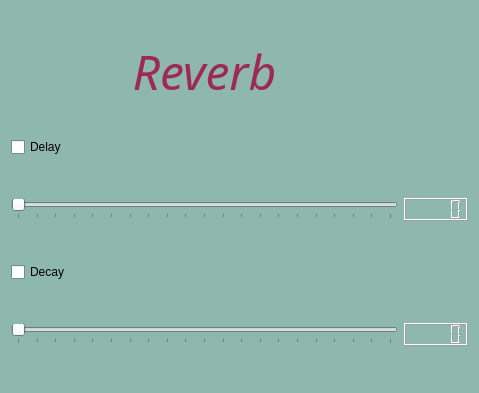
<?xml version="1.0" encoding="UTF-8"?>
<ui version="4.0">
 <class>reverbTab</class>
 <widget class="QWidget" name="reverbTab">
  <property name="geometry">
   <rect>
    <x>0</x>
    <y>0</y>
    <width>479</width>
    <height>393</height>
   </rect>
  </property>
  <property name="palette">
   <palette>
    <active>
     <colorrole role="Window">
      <brush brushstyle="SolidPattern">
       <color alpha="255">
        <red>142</red>
        <green>183</green>
        <blue>173</blue>
       </color>
      </brush>
     </colorrole>
    </active>
    <inactive>
     <colorrole role="Window">
      <brush brushstyle="SolidPattern">
       <color alpha="255">
        <red>142</red>
        <green>183</green>
        <blue>173</blue>
       </color>
      </brush>
     </colorrole>
    </inactive>
    <disabled>
     <colorrole role="Base">
      <brush brushstyle="SolidPattern">
       <color alpha="255">
        <red>142</red>
        <green>183</green>
        <blue>173</blue>
       </color>
      </brush>
     </colorrole>
     <colorrole role="Window">
      <brush brushstyle="SolidPattern">
       <color alpha="255">
        <red>142</red>
        <green>183</green>
        <blue>173</blue>
       </color>
      </brush>
     </colorrole>
    </disabled>
   </palette>
  </property>
  <property name="windowTitle">
   <string>Form</string>
  </property>
  <layout class="QGridLayout" name="gridLayout">
   <item row="4" column="0">
    <widget class="QCheckBox" name="checkBox_2">
     <property name="text">
      <string>Decay</string>
     </property>
    </widget>
   </item>
   <item row="3" column="0">
    <widget class="QSlider" name="horizontalSlider_2">
     <property name="maximum">
      <number>20</number>
     </property>
     <property name="singleStep">
      <number>1</number>
     </property>
     <property name="pageStep">
      <number>10</number>
     </property>
     <property name="tracking">
      <bool>true</bool>
     </property>
     <property name="orientation">
      <enum>Qt::Horizontal</enum>
     </property>
     <property name="tickPosition">
      <enum>QSlider::TicksBelow</enum>
     </property>
     <property name="tickInterval">
      <number>1</number>
     </property>
    </widget>
   </item>
   <item row="2" column="0">
    <widget class="QCheckBox" name="checkBox">
     <property name="text">
      <string>Delay</string>
     </property>
    </widget>
   </item>
   <item row="5" column="0">
    <widget class="QSlider" name="horizontalSlider">
     <property name="maximum">
      <number>20</number>
     </property>
     <property name="orientation">
      <enum>Qt::Horizontal</enum>
     </property>
     <property name="tickPosition">
      <enum>QSlider::TicksBelow</enum>
     </property>
     <property name="tickInterval">
      <number>1</number>
     </property>
    </widget>
   </item>
   <item row="5" column="1">
    <widget class="QLCDNumber" name="lcdNumber_2"/>
   </item>
   <item row="3" column="1">
    <widget class="QLCDNumber" name="lcdNumber">
     <property name="smallDecimalPoint">
      <bool>false</bool>
     </property>
    </widget>
   </item>
   <item row="1" column="0">
    <widget class="QLabel" name="label">
     <property name="maximumSize">
      <size>
       <width>16777215</width>
       <height>50</height>
      </size>
     </property>
     <property name="font">
      <font>
       <family>Harlow Solid Italic</family>
       <pointsize>36</pointsize>
       <italic>true</italic>
      </font>
     </property>
     <property name="layoutDirection">
      <enum>Qt::LeftToRight</enum>
     </property>
     <property name="autoFillBackground">
      <bool>false</bool>
     </property>
     <property name="styleSheet">
      <string notr="true">color: rgb(158, 41, 82)</string>
     </property>
     <property name="text">
      <string>Reverb</string>
     </property>
     <property name="alignment">
      <set>Qt::AlignCenter</set>
     </property>
    </widget>
   </item>
  </layout>
 </widget>
 <resources/>
 <connections/>
</ui>
